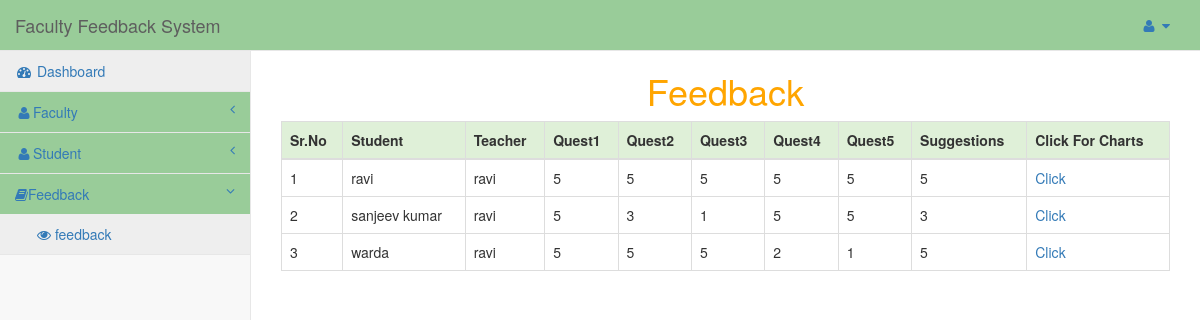
The page /admin/dashboard.php?info=feedback (signed in) on the database its author committed.
### tables this page shows
CREATE TABLE IF NOT EXISTS `feedback` (
  `id` int(11) NOT NULL AUTO_INCREMENT,
  `student_id` varchar(50) NOT NULL,
  `faculty_id` varchar(50) NOT NULL,
  `Teacher provided the course outline having weekly content plan w` enum('5','4','3','2','1') NOT NULL,
  `Course objectives,learning outcomes and grading criteria are cle` enum('5','4','3','2','1') NOT NULL,
  `Course integrates throretical course concepts with the real worl` enum('5','4','3','2','1') NOT NULL,
  `Teacher is punctual,arrives on time and leaves on time` enum('5','4','3','2','1') NOT NULL,
  `Teacher is good at stimulating the interest in the course conten` enum('5','4','3','2','1') NOT NULL,
  `Teacher is good at explaining the subject matter` enum('5','4','3','2','1') NOT NULL,
  `Teacher's presentation was clear,loud ad easy to understand` enum('5','4','3','2','1') NOT NULL,
  `Teacher is good at using innovative teaching methods/ways` enum('5','4','3','2','1') NOT NULL,
  `Teacher is available and helpful during counseling hours` enum('5','4','3','2','1') NOT NULL,
  `Teacher has competed the whole course as per course outline` enum('5','4','3','2','1') NOT NULL,
  `Teacher was always fair and impartial:` enum('5','4','3','2','1') NOT NULL,
  `Assessments conducted are clearly connected to maximize learinin` enum('5','4','3','2','1') NOT NULL,
  `What I liked about the course` text NOT NULL,
  `Why I disliked about the course` text NOT NULL,
  `date` date NOT NULL,
  PRIMARY KEY (`id`)
);

CREATE TABLE IF NOT EXISTS `user` (
  `id` int(11) NOT NULL AUTO_INCREMENT,
  `name` char(40) NOT NULL,
  `email` varchar(40) NOT NULL,
  `pass` varchar(40) NOT NULL,
  `mobile` bigint(11) NOT NULL,
  `dept` varchar(20) NOT NULL,
  `semester` varchar(10) NOT NULL,
  `gender` varchar(40) NOT NULL,
  `hobbies` varchar(40) NOT NULL,
  `image` varchar(50) NOT NULL,
  `dob` date NOT NULL,
  `regid` varchar(20) NOT NULL,
  PRIMARY KEY (`id`),
  UNIQUE KEY `email` (`email`),
  FULLTEXT KEY `name` (`name`)
);

CREATE TABLE IF NOT EXISTS `faculty` (
  `id` int(11) NOT NULL AUTO_INCREMENT,
  `user_alias` varchar(30) NOT NULL,
  `Name` varchar(30) NOT NULL,
  `designation` varchar(100) NOT NULL,
  `dept` varchar(50) NOT NULL,
  `semester` varchar(10) NOT NULL,
  `email` varchar(255) NOT NULL,
  `password` varchar(75) NOT NULL,
  `mobile` bigint(20) NOT NULL,
  `date` datetime NOT NULL,
  `status` int(11) NOT NULL,
  PRIMARY KEY (`id`),
  UNIQUE KEY `email` (`email`)
);

### admin/feedback.php (the view, shortened to what this page needs)
<?php
$q=mysqli_query($conn,"select * from feedback");
$r=mysqli_num_rows($q);
if($r==false)
{
echo "<h3 style='color:Red'>No any records found ! </h3>";
}
else
{
?>
<div class="row">
	<div class="col-sm-12" style="color:orange;">
		<h1 align="center" >Feedback</h1>
	</div>
</div>
<div class="row">
<div class="col-sm-12">
<table class="table table-bordered">
	<thead >
	<tr class="success">
		<th>Sr.No</th>
		<th>Student</th>
		<th>Teacher</th>
		<th>Quest1</th>
		<th>Quest2</th>
		<th>Quest3</th>
		<th>Quest4</th>
		<th>Quest5</th>
		<th>Suggestions</th> <th>Click For Charts</th>
		</tr>
		</thead>
		<?php
		$i=1;
	while($row=mysqli_fetch_array($q))
		{
			echo "<tr>";
			echo "<td>".$i."</td>";
            $q1=mysqli_query($conn,"select name from user where email = '$row[1]'");
            $row1=mysqli_fetch_row($q1);
			echo "<td>".$row1[0]."</td>";
            $q1=mysqli_query($conn,"select name,id from faculty where email = '$row[2]'");
            $row1=mysqli_fetch_row($q1);
            echo "<td>".$row1[0]."</td>";
			echo "<td>".$row[3]."</td>";
			echo "<td>".$row[4]."</td>";
			echo "<td>".$row[5]."</td>";
			echo "<td>".$row[6]."</td>";
			echo "<td>".$row[7]."</td>";
			echo "<td>".$row[8]."</td>";
            echo "<td><a href='#' onclick='chart($row1[1])'>  Click </a> </td>";
			echo "</tr>";
		$i++;
		}
		?>
</table>
</div>
</div>
<?php }?>

### admin/dashboard.php (shortened to what this page needs)
<?php
include('../dbconfig.php');
?>
<!DOCTYPE html>
<html lang="en">
<head>
    <link href="../css/bootstrap.min.css" rel="stylesheet">
    <link href="../css/metisMenu.min.css" rel="stylesheet">
    <link href="../css/sb-admin-2.css" rel="stylesheet">
    <link href="../css/font-awesome.min.css" rel="stylesheet" type="text/css">
</head>
<body>
    <div id="wrapper">
        <nav class="navbar navbar-default navbar-static-top" role="navigation" style="margin-bottom: 0">
            <div class="navbar-header">
                <a class="navbar-brand" href="dashboard.php">Faculty Feedback System</a>
            </div>
            <ul class="nav navbar-top-links navbar-right">
                <li class="dropdown">
                    <a class="dropdown-toggle" data-toggle="dropdown" href="#">
                        <i class="fa fa-user fa-fw"></i>  <i class="fa fa-caret-down"></i>
                    </a>
                </li>
            </ul>
            <div class="navbar-default sidebar" role="navigation">
                <div class="sidebar-nav navbar-collapse visible-sm visible-xs visible-lg visible-md">
                    <ul class="nav" id="side-menu">
                        <li>
                            <a href="dashboard.php"><i class="fa fa-dashboard fa-fw"></i> Dashboard</a>
                        </li>
						<li>
                            <a href="#"><i class="fa fa-user fa-fw"></i>Faculty<span class="fa arrow"></span></a>
                        </li>
						<li>
                            <a href="#"><i class="fa fa-user fa-fw"></i>Student<span class="fa arrow"></span></a>
                        </li>
		<li>
         <a href="#"><i class="fa fa-user fa-book"></i>Feedback<span class="fa arrow"></span></a>
           <ul class="nav nav-second-level">
                <li><a href="dashboard.php?info=feedback"><i class="fa fa-eye"></i> feedback</a></li>
							</ul>
                        </li>
                    </ul>
                </div>
            </div>
        </nav>
        <div id="page-wrapper">
            <div class="row">
                <div class="col-lg-12">
                	<?php
                        @$info=$_GET['info'];
                        if($info!="")
                        {
                            if($info=="add_faculty")
                                    include('add_faculty.php');
                            elseif($info=="show_faculty")
                                    include('show_faculty.php');
                            elseif($info=="edit_faculty")
                                    include('edit_faculty.php');
                            elseif($info=="display_student")
                                    include('display_student.php');
                            elseif($info=="feedback")
                                    include('feedback.php');
                            else if($info=="update_password")
                                include('update_password.php');
                        }
                        else
                        include('dashboard_home.php');
				    ?>
				</div>
            </div>
        </div>
    </div>
</body>
</html>

### css/sb-admin-2.css (style rules this page uses)
body { background-color: #f8f8f8; }
#wrapper { width: 100%; }
#page-wrapper { padding: 0 15px; min-height: 568px; background-color: #fff; }
@media (min-width:768px) { #page-wrapper { position: inherit; margin: 0 0 0 250px; padding: 0 30px; border-left: 1px solid #e7e7e7; } }
.navbar-top-links { margin-right: 0; }
.navbar-top-links li { display: inline-block; }
.navbar-top-links li:last-child { margin-right: 15px; }
.navbar-top-links li a { padding: 15px; min-height: 50px; }
.sidebar .sidebar-nav.navbar-collapse { padding-right: 0; padding-left: 0; }
.sidebar ul li { border-bottom: 1px solid #e7e7e7; }
.sidebar ul li a.active { background-color: #eee; }
.sidebar .arrow { float: right; }
.sidebar .fa.arrow:before { content: "\f104"; }
.sidebar .active>a>.fa.arrow:before { content: "\f107"; }
.sidebar .nav-second-level li, .sidebar .nav-third-level li { border-bottom: 0!important; }
.sidebar .nav-second-level li a { padding-left: 37px; }
@media (min-width:768px) { .sidebar { z-index: 1; position: absolute; width: 250px; margin-top: 51px; } }

### rows shown on the page
feedback: user.name "ravi", faculty.Name "ravi", value "5"
feedback: user.name "sanjeev kumar", faculty.Name "ravi", value "5", value "3", value "1"
feedback: user.name "warda", faculty.Name "ravi", value "5", value "2", value "1"
